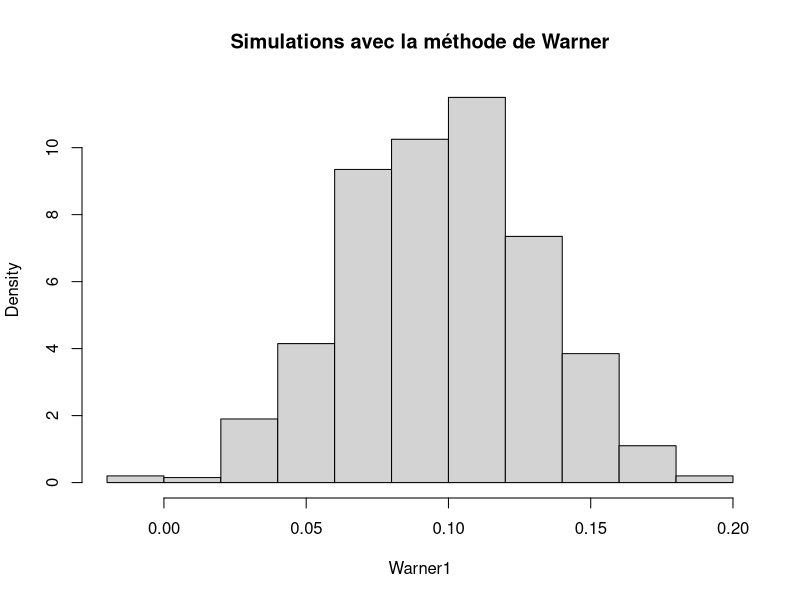
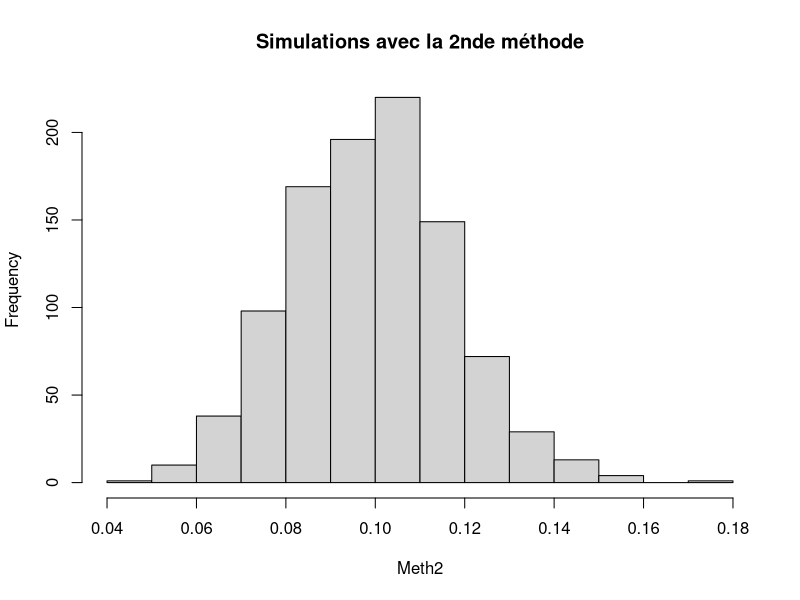
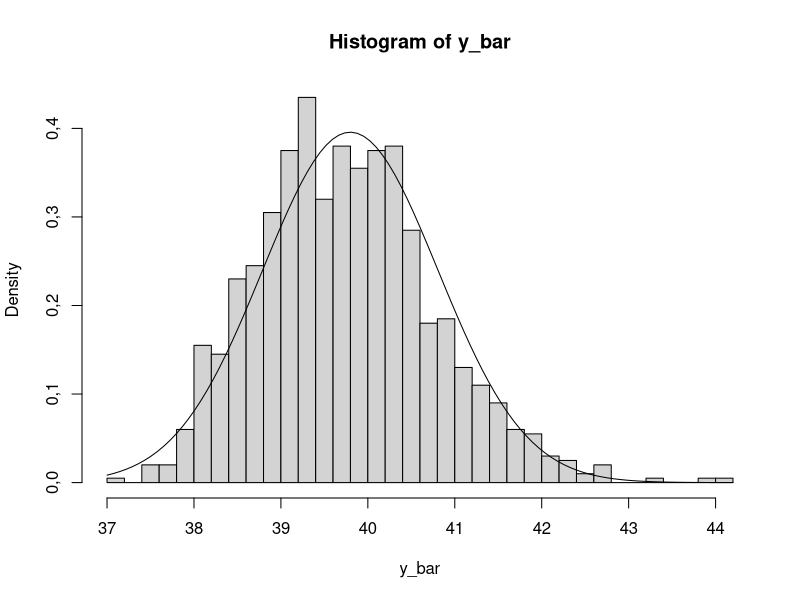

The R script that drew these images, in order:
## ---- chunk 1
questDelicateMeth1 <- function(n, P, theta, n.sim, p.neg=0)
{P.chap <- rep(NA,n.sim)
P <- (1-p.neg)*P
for(i in 1:n.sim){
  # Choix de la question
  question <- sample(c(1,2),n,prob=c(theta,1-theta),replace=TRUE)
  # Choix du répondant
  repondant <- sample(c(1,2),n,prob=c(P,1-P),replace=TRUE)
  #
  nb.oui <- sum(question-repondant==0)
  P.chap[i] <- (nb.oui/n+theta-1)/(2*theta-1)
}
return(P.chap=P.chap)
}
## ---- chunk 2
N <- 1000
n <- 500
theta <- 0.8 
P <- 0.1
set.seed(2010)
Warner1 <- questDelicateMeth1(n,P,theta,N)

## ---- chunk 3
moy1 <- mean(Warner1)
sd1 <- sqrt(var(Warner1))
## ---- chunk 4
pop<-c(rep(1,P*100),rep(0,(1-P)*100))
moy_pop <- mean(pop)
S <- sd(pop)
sd_th<-sqrt(1-n/N)*S/sqrt(n)
## ---- chunk 5
set.seed(2010)
simubino <- rbinom(N,n,P)/n
varbino1 <- var(simubino)
varWarner1 <- var(Warner1)
## ---- chunk 6
hist(Warner1,main="Simulations avec la méthode de Warner",freq =F)
## ---- chunk 7
questDelicateMeth2 <- function(n, P, theta, alpha, n.sim, p.neg=0)
{P.chap <- rep(NA,n.sim)
P <- (1-p.neg)*P
for(i in 1:n.sim){
  # Choix de la question
  question <- sort(sample(c(1,2),n,prob=c(theta,1-theta),replace=TRUE))
  # La question étant choisie, à qui s'adresse-t-elle ?
  nb.1 <- sum(question==1)
  nb.oui <- sum(sample(c(1,2),nb.1,prob=c(P,1-P),replace=TRUE)==1)+
    sum(sample(c(1,2),n-nb.1,prob=c(alpha,1-alpha),replace=TRUE)==1)
  P.chap[i] <- (nb.oui/n-(1-theta)*alpha)/(theta)
}
return(P.chap=P.chap)
}
## ---- chunk 8
N <- 1000
n <- 500
theta <- 0.8 
alpha <- 0.217
P <- 0.1 
set.seed(2010)
Meth2 <- questDelicateMeth2(n,P,theta,alpha,N)
## ---- chunk 9
moy2 <- mean(Meth2)
sd2 <- sqrt(var(Meth2))
## ---- chunk 10
varMeth2 <- var(Meth2)
## ---- chunk 11
hist(Meth2,main="Simulations avec la 2nde méthode")
## ---- chunk 12
eqmMeth2 <- var(Meth2) + (mean(Meth2)-P)^2
eqmWarner0 <- var(Warner1) + (mean(Warner1)-P)^2
## ---- chunk 13
set.seed(2010)
Warner10 <- questDelicateMeth1(n,P,theta,N,0.1)
eqmWarner10 <- var(Warner10) + (mean(Warner10)-P)^2

set.seed(2010)
Meth210 <- questDelicateMeth2(n,P,theta,alpha,N,0.1)
eqmMeth210 <- var(Meth210) + (mean(Meth210)-P)^2
## ---- chunk 14
set.seed(2010)
Warner20 <- questDelicateMeth1(n,P,theta,N,0.2)

eqmWarner20 <- var(Warner20) + (mean(Warner20)-P)^2

set.seed(2010)
Meth220 <- questDelicateMeth2(n,P,theta,alpha,N,0.2)
eqmMeth220 <- var(Meth220) + (mean(Meth220)-P)^2
## ---- chunk 15
set.seed(2010)
Warner30 <- questDelicateMeth1(n,P,theta,N,0.3)

eqmWarner30 <- var(Warner30) + (mean(Warner30)-P)^2

set.seed(2010)
Meth230 <- questDelicateMeth2(n,P,theta,alpha,N,0.3)
eqmMeth230 <- var(Meth230) + (mean(Meth230)-P)^2
## ---- chunk 16
set.seed(2010)
Warner40 <- questDelicateMeth1(n,P,theta,N,0.4)

eqmWarner40 <- var(Warner40) + (mean(Warner40)-P)^2

set.seed(2010)
Meth240 <- questDelicateMeth2(n,P,theta,alpha,N,0.4)
eqmMeth240 <- var(Meth240) + (mean(Meth240)-P)^2
## ---- chunk 17
pop <- c(3, 6, 24, 27, 30, 36, 51, 57)
N <- length(pop)
yu <- mean(pop)
S <- sd(pop)
## ---- chunk 18
options(OutDec =",")
n<-3
(n.ech<-choose(N,n))
ech.all<-cbind(choix<-t(matrix(combn(1:N,n),n,n.ech)),(matrix(pop[choix],n.ech,n)))
rownames(ech.all)<-seq(1:nrow(ech.all))
colnames(ech.all)<-c(paste("i",1:n,sep =""),paste("pop[i",1:n ,"]", sep =""))
head(ech.all)
## ---- chunk 19
ech.all<-as.data.frame(ech.all)

ech.all$ybar<-apply(ech.all[,4:6],1,mean)
ech.all$s<-apply(ech.all[,4:6],1,sd)
ech.all$b.inf<-mapply(function(i,j){i-1.96*sqrt((1-3/8)*j^2/3)},ech.all$ybar,ech.all$s)
ech.all$b.sup<-mapply(function(i,j){i+1.96*sqrt((1-3/8)*j^2/3)},ech.all$ybar,ech.all$s)
ech.all$incl<-mapply(function(i,j){if (i<yu & j>yu) {1}else{0}},ech.all$b.inf,ech.all$b.sup)
attach(ech.all)

head(ech.all[,-(1:6)])
## ---- chunk 20
muybar <- mean(ybar)
muybar == yu
## ---- chunk 21
sigmaybarth <- sqrt(1-n/N)*(S/sqrt(n))
sigmaybar <- sd(ybar)*sqrt((length(ybar)-1)/length(ybar))
sigmaybar
sigmaybarth
## ---- chunk 22
mean(s)-S
## ---- chunk 23
erreur_2<-unlist(lapply(ech.all$ybar,function(i){if (abs(i-yu)>2) {1}else{0}}))
proba_2<-sum(erreur_2)/length(erreur_2)

erreur_5<-unlist(lapply(ech.all$ybar,function(i){if (abs(i-yu)>5) {1}else{0}}))
proba_5<-sum(erreur_5)/length(erreur_5)

erreur_25<-unlist(lapply(ech.all$ybar,function(i){if (abs(i-yu)>yu/4) {1}else{0}}))
proba_25<-sum(erreur_25)/length(erreur_25)
## ---- chunk 24
erreur_20<-unlist(lapply(ech.all$s,function(i){if (abs(i-S)>S/5) {1}else{0}}))
proba_20<-sum(erreur_20)/length(erreur_20)
## ---- chunk 25
correct_ICh<-unlist(mapply(function(i,j){
  if ((i-2*sqrt((1-3/8)*j^2/3))<yu & yu<(i+2*sqrt((1-3/8)*j^2/3))) 
    {1}else{0}},ech.all$ybar,ech.all$s))
proba_ICh<-sum(correct_ICh)/length(correct_ICh)
## ---- chunk 26
correct_ICi<-unlist(mapply(function(i,j){
  if ((i-3*sqrt((1-3/8)*j^2/3))<yu & yu<(i+3*sqrt((1-3/8)*j^2/3))) 
    {1}else{0}},ech.all$ybar,ech.all$s))
proba_ICi<-sum(correct_ICi)/length(correct_ICi)
## ---- chunk 27
sigma_y_bar<-sqrt(var(ech.all$ybar))*(length(ech.all$ybar)-1)/length(ech.all$ybar)
correct_ICj<-unlist(lapply(ech.all$ybar,function(i){
  if ((i-2*sigma_y_bar)<yu & yu<(i+2*sigma_y_bar)) 
    {1}else{0}}))
proba_ICj<-sum(correct_ICj)/length(correct_ICj)
## ---- chunk 28
# Descriptif de population
# Valeurs
y <- c(36,36.5,37,37.5,38,38.5,39,39.5,40,40.5,41,
       41.5,42,42.5,43,43.5,44,44.5,45,45.5,46,46.5)
# Probabilites
e<-c(0.02,0.03,0.04,0.06,0.10,0.12,0.13,0.10,0.07,0.05,0.05,
     0.04,0.04,0.03,0.03,0.02,0.02,0.01,0.01,0.01,0.01,0.01)
# Echantillonnage
n<-5
set.seed(2010)
echt<-matrix(unlist(lapply(1:1000,function(i){sample(y,n,replace=TRUE,prob=e)})),ncol=5,byrow=TRUE)
## ---- chunk 29
y_u<-sum(unlist(mapply(function(i,j){i*j},y,e)))
y_u
y_bar<-apply(echt, 1, mean)

mean(y_bar)
## ---- chunk 30
sigma2<-sum(unlist(mapply(function(i,j){(i-y_u)^2*j},y,e)))
var_y_th<-sigma2/length(y)
var_y_emp<-var(y_bar)
## ---- chunk 31
hist(y_bar,breaks=35,freq=F)
curve(dnorm(x,mean(y_bar),sqrt(var_y_emp)),add=TRUE)
## ---- chunk 32
out<-lapply(y_bar,function(i){
  if (mean(y_bar)-1.96*var_y_emp<i & i<mean(y_bar)+1.96*var_y_emp) 
    {0}else{1}})
## ---- chunk 33
n<-dim(echt)[2]
# variance empirique
s<-apply(echt, 1, sd)

inside<-mapply(function(i,j){
  if (i-1.96*j/sqrt(dim(echt)[2])<y_u & y_u< i+1.96*j/sqrt(dim(echt)[2]))
    {1}else{0}},y_bar,s )
## ---- chunk 34
mean(s)
sqrt(sigma2)
## ---- chunk 35
alpha<-0.05

inside2<-lapply(s,
                function(j){
                  if ((n-1)*j^2/qchisq(1-alpha/2,n-1)<sigma2 & sigma2< (n-1)*j^2/qchisq(1-(1-alpha/2),n-1))
                    {1}else{0}})
